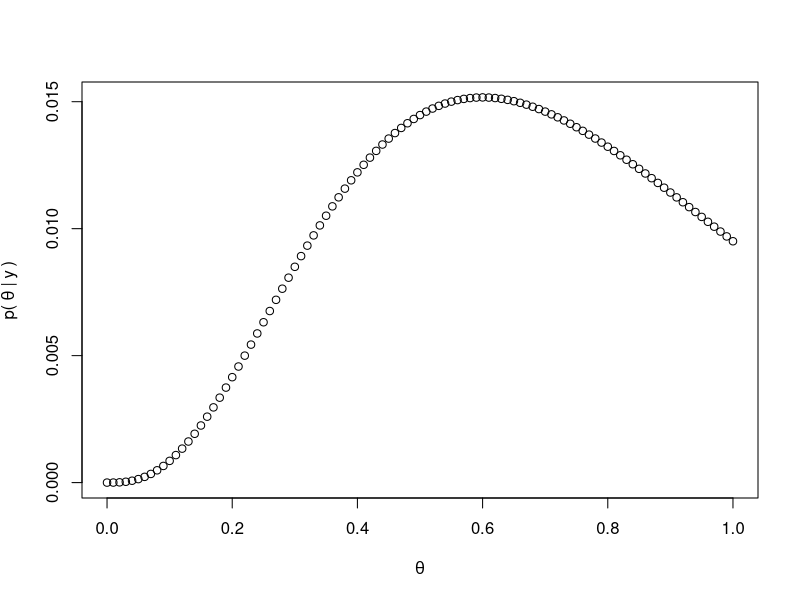

The R script that drew this image:
## ---- chunk 1
knitr::opts_chunk$set(echo = TRUE)
## ---- chunk 2
y <- 3
theta <- seq(0, 1, 0.01)

like <- ((5*theta)^y) * exp(-5*theta) / factorial(y)
prior <- rep(1/101, 101)
marg <- sum(like * prior)
post <- like * prior / marg
sum(post) ## sanity check
plot(theta, post, xlab = expression(theta), ylab = expression("p("~ theta ~ "|"~ y ~ ")"))
## ---- chunk 3
# prior mode DNE

# prior median
m1 <- theta[max(which(cumsum(rep(1/101, 101)) <= 0.5))]
m2 <- theta[min(which(cumsum(rep(1/101, 101)) >= 0.5))]
prior_med <- mean(c(m1, m2))

# prior mean
prior_mean <- sum(theta * prior)
## ---- chunk 4
# posterior mode
post_mode <- theta[which(post == max(post))]

# posterior median
m1 <- theta[max(which(cumsum(post) <= 0.5))]
m2 <- theta[min(which(cumsum(post) >= 0.5))]
post_med <- mean(c(m1, m2))

# posterior mean
post_mean <- sum(theta * post)
